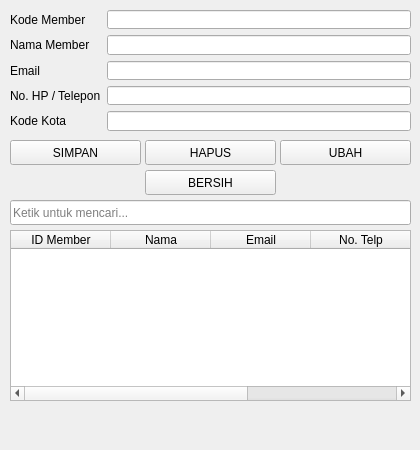
<?xml version="1.0" encoding="UTF-8"?>
<ui version="4.0">
 <class>Form</class>
 <widget class="QWidget" name="Form">
  <property name="geometry">
   <rect>
    <x>0</x>
    <y>0</y>
    <width>420</width>
    <height>450</height>
   </rect>
  </property>
  <property name="windowTitle">
   <string>Data Member</string>
  </property>
  <widget class="QWidget" name="formLayoutWidget">
   <property name="geometry">
    <rect>
     <x>10</x>
     <y>10</y>
     <width>401</width>
     <height>121</height>
    </rect>
   </property>
   <layout class="QFormLayout" name="formLayout">
    <item row="0" column="0">
     <widget class="QLabel" name="labelKdMember">
      <property name="text">
       <string>Kode Member</string>
      </property>
     </widget>
    </item>
    <item row="0" column="1">
     <widget class="QLineEdit" name="editKdMember"/>
    </item>
    <item row="1" column="0">
     <widget class="QLabel" name="labelNmMember">
      <property name="text">
       <string>Nama Member</string>
      </property>
     </widget>
    </item>
    <item row="1" column="1">
     <widget class="QLineEdit" name="editNmMember"/>
    </item>
    <item row="2" column="0">
     <widget class="QLabel" name="labelEmail">
      <property name="text">
       <string>Email</string>
      </property>
     </widget>
    </item>
    <item row="2" column="1">
     <widget class="QLineEdit" name="editEmail"/>
    </item>
    <item row="3" column="0">
     <widget class="QLabel" name="labelHpTelp">
      <property name="text">
       <string>No. HP / Telepon</string>
      </property>
     </widget>
    </item>
    <item row="3" column="1">
     <widget class="QLineEdit" name="editHpTelp"/>
    </item>
    <item row="4" column="0">
     <widget class="QLabel" name="labelKdKota">
      <property name="text">
       <string>Kode Kota </string>
      </property>
     </widget>
    </item>
    <item row="4" column="1">
     <widget class="QLineEdit" name="editKdKota"/>
    </item>
   </layout>
  </widget>
  <widget class="QPushButton" name="btnSimpan">
   <property name="geometry">
    <rect>
     <x>10</x>
     <y>140</y>
     <width>131</width>
     <height>25</height>
    </rect>
   </property>
   <property name="text">
    <string>SIMPAN</string>
   </property>
  </widget>
  <widget class="QPushButton" name="btnHapus">
   <property name="geometry">
    <rect>
     <x>145</x>
     <y>140</y>
     <width>131</width>
     <height>25</height>
    </rect>
   </property>
   <property name="text">
    <string>HAPUS</string>
   </property>
  </widget>
  <widget class="QPushButton" name="btnUbah">
   <property name="geometry">
    <rect>
     <x>280</x>
     <y>140</y>
     <width>131</width>
     <height>25</height>
    </rect>
   </property>
   <property name="text">
    <string>UBAH</string>
   </property>
  </widget>
  <widget class="QPushButton" name="btnBersih">
   <property name="geometry">
    <rect>
     <x>145</x>
     <y>170</y>
     <width>131</width>
     <height>25</height>
    </rect>
   </property>
   <property name="text">
    <string>BERSIH</string>
   </property>
  </widget>
  <widget class="QLineEdit" name="editCari">
   <property name="geometry">
    <rect>
     <x>10</x>
     <y>200</y>
     <width>401</width>
     <height>25</height>
    </rect>
   </property>
   <property name="placeholderText">
    <string>Ketik untuk mencari...</string>
   </property>
  </widget>
  <widget class="QTableWidget" name="tabelMember">
   <property name="geometry">
    <rect>
     <x>10</x>
     <y>230</y>
     <width>401</width>
     <height>171</height>
    </rect>
   </property>
   <column>
    <property name="text">
     <string>ID Member</string>
    </property>
   </column>
   <column>
    <property name="text">
     <string>Nama</string>
    </property>
   </column>
   <column>
    <property name="text">
     <string>Email</string>
    </property>
   </column>
   <column>
    <property name="text">
     <string>No. Telp</string>
    </property>
   </column>
   <column>
    <property name="text">
     <string>Kota</string>
    </property>
   </column>
  </widget>
 </widget>
 <resources/>
 <connections/>
</ui>
